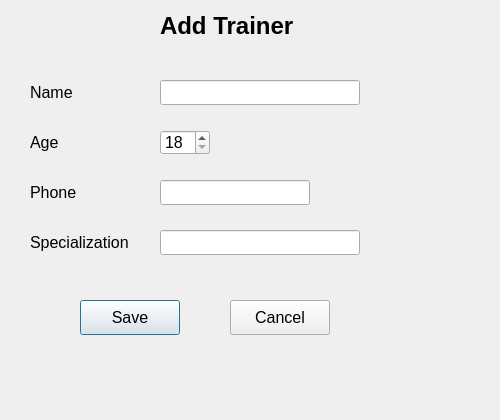
<?xml version="1.0" encoding="UTF-8"?>
<ui version="4.0">
 <class>AddTrainerDialog</class>
 <widget class="QDialog" name="AddTrainerDialog">
  <property name="geometry">
   <rect>
    <x>0</x>
    <y>0</y>
    <width>500</width>
    <height>420</height>
   </rect>
  </property>
  <property name="font">
   <font>
    <pointsize>12</pointsize>
   </font>
  </property>
  <property name="windowTitle">
   <string>Dialog</string>
  </property>
  <widget class="QLabel" name="lblTitle">
   <property name="geometry">
    <rect>
     <x>160</x>
     <y>10</y>
     <width>141</width>
     <height>31</height>
    </rect>
   </property>
   <property name="font">
    <font>
     <pointsize>18</pointsize>
     <bold>true</bold>
    </font>
   </property>
   <property name="text">
    <string>Add Trainer</string>
   </property>
  </widget>
  <widget class="QLabel" name="lblName">
   <property name="geometry">
    <rect>
     <x>30</x>
     <y>80</y>
     <width>100</width>
     <height>25</height>
    </rect>
   </property>
   <property name="text">
    <string>Name</string>
   </property>
  </widget>
  <widget class="QLabel" name="lblAge">
   <property name="geometry">
    <rect>
     <x>30</x>
     <y>130</y>
     <width>100</width>
     <height>25</height>
    </rect>
   </property>
   <property name="text">
    <string>Age</string>
   </property>
  </widget>
  <widget class="QLabel" name="lblPhone">
   <property name="geometry">
    <rect>
     <x>30</x>
     <y>180</y>
     <width>100</width>
     <height>25</height>
    </rect>
   </property>
   <property name="text">
    <string>Phone</string>
   </property>
  </widget>
  <widget class="QLabel" name="lblSpec">
   <property name="geometry">
    <rect>
     <x>30</x>
     <y>230</y>
     <width>100</width>
     <height>25</height>
    </rect>
   </property>
   <property name="text">
    <string>Specialization</string>
   </property>
  </widget>
  <widget class="QLineEdit" name="lineEditName">
   <property name="geometry">
    <rect>
     <x>160</x>
     <y>80</y>
     <width>200</width>
     <height>25</height>
    </rect>
   </property>
  </widget>
  <widget class="QLineEdit" name="lineEditSpec">
   <property name="geometry">
    <rect>
     <x>160</x>
     <y>230</y>
     <width>200</width>
     <height>25</height>
    </rect>
   </property>
  </widget>
  <widget class="QLineEdit" name="lineEditPhone">
   <property name="geometry">
    <rect>
     <x>160</x>
     <y>180</y>
     <width>150</width>
     <height>25</height>
    </rect>
   </property>
  </widget>
  <widget class="QSpinBox" name="spinBoxAge">
   <property name="geometry">
    <rect>
     <x>160</x>
     <y>130</y>
     <width>50</width>
     <height>25</height>
    </rect>
   </property>
   <property name="minimum">
    <number>18</number>
   </property>
   <property name="maximum">
    <number>60</number>
   </property>
  </widget>
  <widget class="QPushButton" name="btnSave">
   <property name="geometry">
    <rect>
     <x>80</x>
     <y>300</y>
     <width>100</width>
     <height>35</height>
    </rect>
   </property>
   <property name="text">
    <string>Save</string>
   </property>
  </widget>
  <widget class="QPushButton" name="btnCancel">
   <property name="geometry">
    <rect>
     <x>230</x>
     <y>300</y>
     <width>100</width>
     <height>35</height>
    </rect>
   </property>
   <property name="text">
    <string>Cancel</string>
   </property>
  </widget>
 </widget>
 <resources/>
 <connections/>
</ui>
